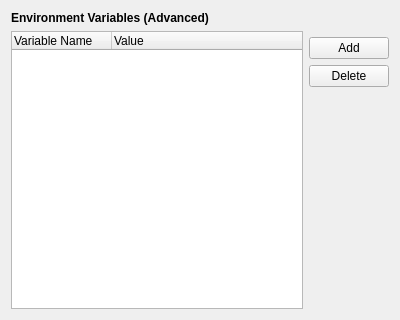
<?xml version="1.0" encoding="UTF-8"?>
<ui version="4.0">
 <class>EnvironmentPage</class>
 <widget class="QWidget" name="EnvironmentPage">
  <property name="geometry">
   <rect>
    <x>0</x>
    <y>0</y>
    <width>400</width>
    <height>320</height>
   </rect>
  </property>
  <layout class="QGridLayout" name="gridLayout_7">
   <item row="0" column="0">
    <widget class="QLabel" name="label">
     <property name="font">
      <font>
       <weight>75</weight>
       <bold>true</bold>
      </font>
     </property>
     <property name="text">
      <string>Environment Variables (Advanced)</string>
     </property>
    </widget>
   </item>
   <item row="1" column="0" rowspan="4">
    <widget class="QTreeWidget" name="treeWidget">
     <property name="alternatingRowColors">
      <bool>true</bool>
     </property>
     <column>
      <property name="text">
       <string>Variable Name</string>
      </property>
     </column>
     <column>
      <property name="text">
       <string>Value</string>
      </property>
     </column>
    </widget>
   </item>
   <item row="2" column="1">
    <widget class="QPushButton" name="addButton">
     <property name="text">
      <string>Add</string>
     </property>
    </widget>
   </item>
   <item row="3" column="1">
    <widget class="QPushButton" name="deleteButton">
     <property name="text">
      <string>Delete</string>
     </property>
    </widget>
   </item>
   <item row="4" column="1">
    <spacer name="verticalSpacer_1">
     <property name="orientation">
      <enum>Qt::Vertical</enum>
     </property>
     <property name="sizeHint" stdset="0">
      <size>
       <width>59</width>
       <height>96</height>
      </size>
     </property>
    </spacer>
   </item>
  </layout>
 </widget>
 <resources/>
 <connections/>
</ui>
